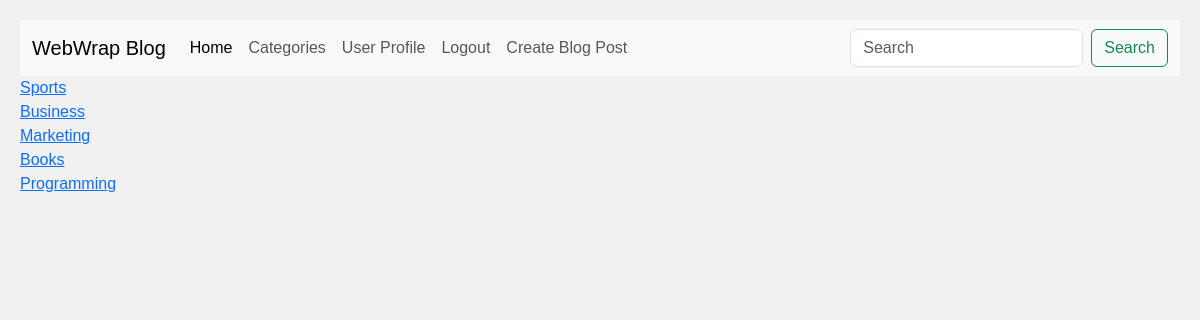
Page /categories/ (signed in) on the committed database.
### main/models.py (models this page shows, shortened)
class Category(models.Model):
    name = models.CharField(max_length=50)
    class Meta:
        verbose_name_plural = 'Categories'

### main/views.py (the view)
# urls.py: path('categories/', views.categories, name="categories"),
def categories(request):
    all_categories = Category.objects.all()
    return render(request, 'main/categories.html', {'all_categories': all_categories})

### main/templates/main/categories.html
{% extends 'main/base.html' %}
{% block content %}
{% for one_category in all_categories %}
<a href="{% url 'category' one_category.name %}">{{ one_category.name }}</a>
<br />
{% endfor %}
{% endblock %}

### static/css/styles.css (style rules this page uses)
* { box-sizing: border-box; }
body { font-family: Arial; padding: 20px; background: #f1f1f1; }

### rows in the picture
Category: name "Sports"
Category: name "Business"
Category: name "Marketing"
Category: name "Books"
Category: name "Programming"
